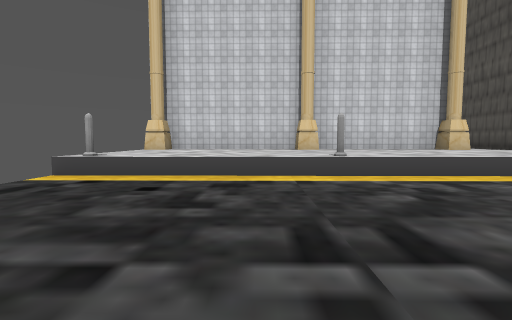
View 1 (above)

14 first-person views from a walk through a scene from a Unity 3-D project. The camera is 1.2 m above the floor, tilts 4° down and sees 85° across. The floor is counted in squares, 2 m on a side. Each view is taken from the middle of a square. On the plan, view 1 faces up. The plan holds only what a view shows up to about 9 squares ahead; the rest is blank. The place goes on beyond the plan. Some animated figures are not drawn. Some surface patterns are stand-ins.

View 2
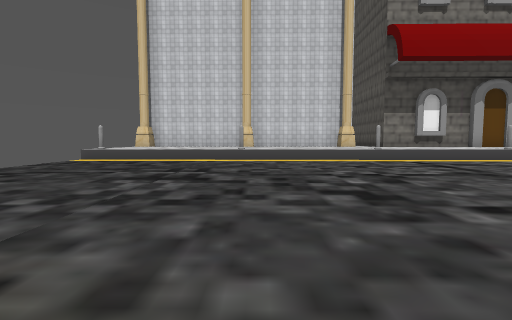

View 3
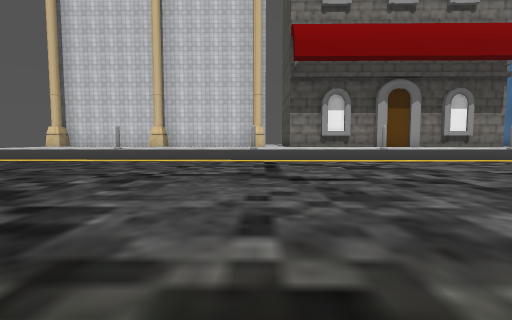

View 4
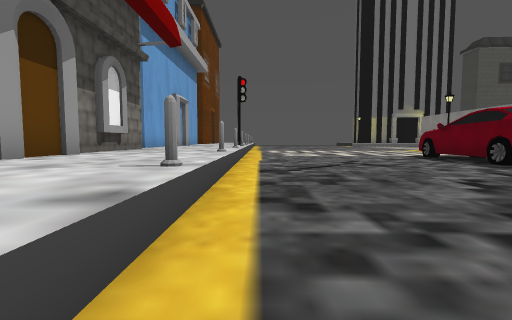

View 5
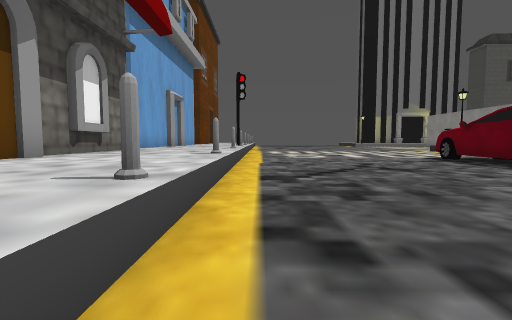

View 6
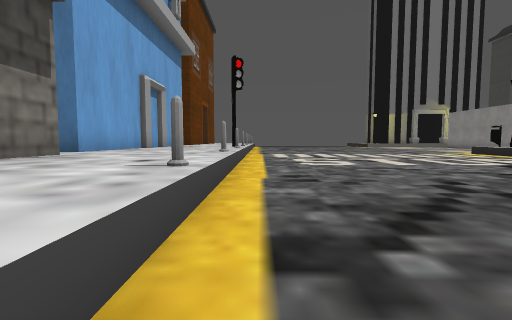

View 7
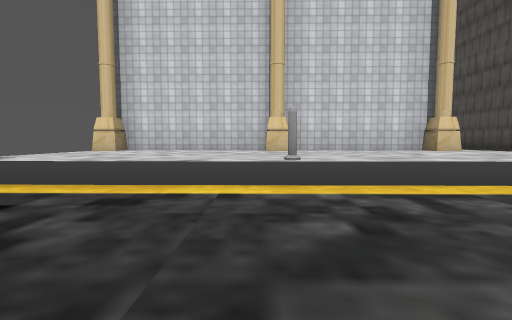

View 8
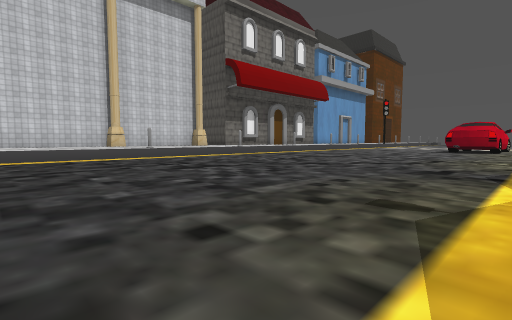

View 9
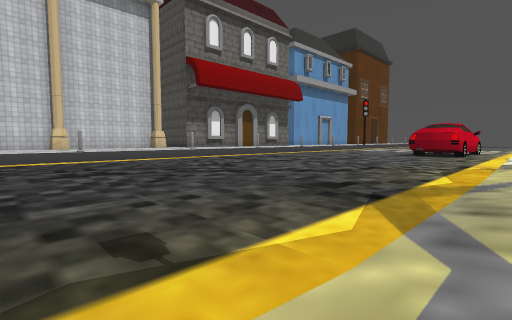

View 10
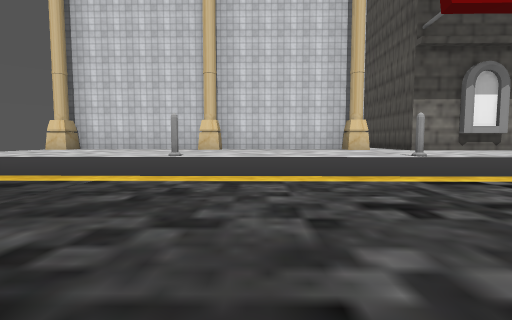

View 11
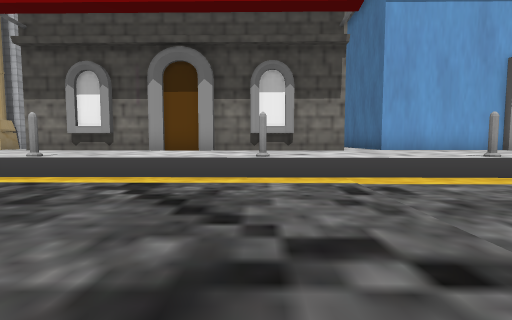

View 12
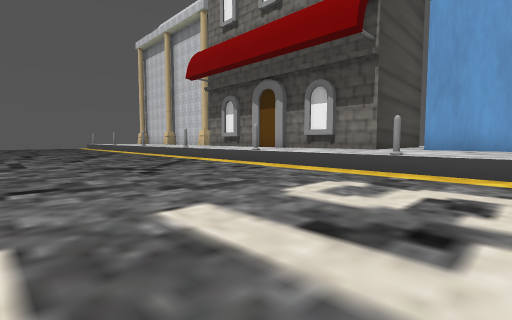

View 13
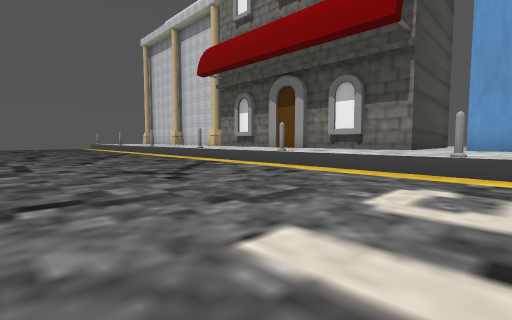

View 14
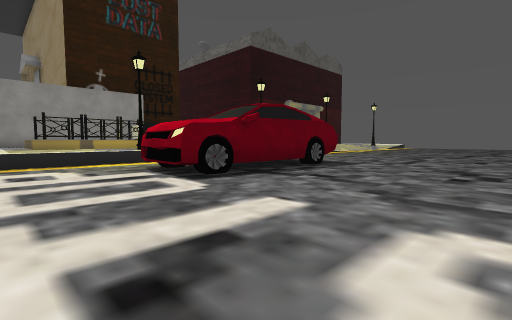

### Floor plan
Key: @ floor where view 1 was taken; # wall or solid block; . main floor; : floor 0.25 m higher than the main floor; + floor 0.75 m higher than the main floor; / step, stairs or slope; ^ raised ledge.
Columns run from 3 left of view 1 to 20 right of it. Each row starts with its distance up from view 1.
  7 ^^^^^^^^^^^^^^^^^^^^^^^^
  6 ^^^^^^^^^^^^^^^^^^^^^^^^
  5 .^^^^^^^^^^^^^^^^^^^^^^^
  4 ........................
  3 ........................
  2 ........................
  1 ........................
  0 ...@....................
 -1 ........................
 -2 ............  ..#####...
 -3 .............       #...
 -4 ..............      #...
 -5 /.............      ....
 -6   /:///// ///       ++++
 -7                    #+++
 -8                     +#+

Positions as (right, up) in squares from view 1, and headings:
1: (0, 0), facing up
2: (2, -4), facing up
3: (6, -4), facing up
4: (7, 4), facing right
5: (8, 4), facing right
6: (11, 4), facing right
7: (1, 1), facing up
8: (-3, -5), facing up-right
9: (-1, -6), facing up-right
10: (3, 0), facing up
11: (14, 0), facing up
12: (20, -1), facing up-left
13: (19, -1), facing up-left
14: (20, 2), facing down-left
